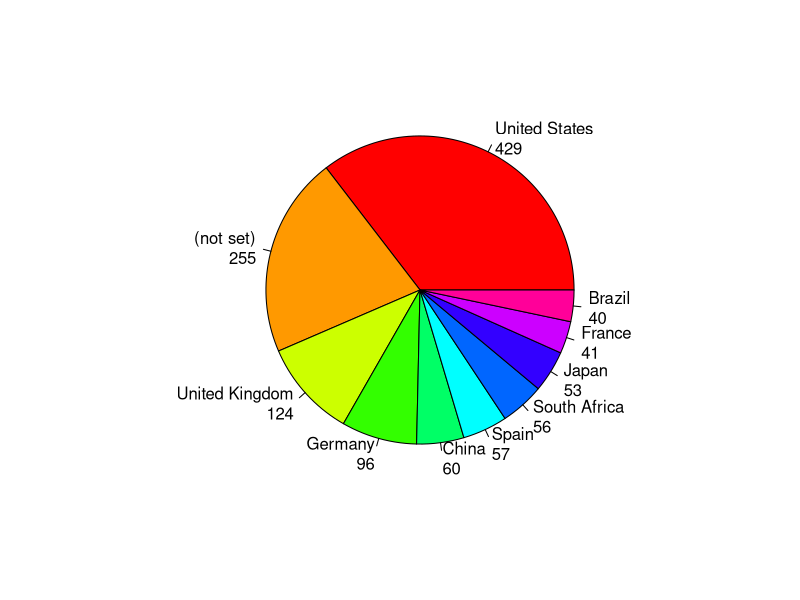

Write the R code that produced this figure.
cat("\n ==== DESCRIPTIVE STATISTICS ====")

cat("\n Loading data file")
geosessions <- read.csv("GeoSessions.csv", sep=",")
cat("\n Data file loaded")


cat("\n Prepare data for geo sessions")
attach(geosessions)
sortedGeosessions <- geosessions[order(-Sessions),]
detach(geosessions)

topTenGeosessions <- head(sortedGeosessions, 10)

cat("\n Create GeographyOfResults.jpg file")
labelNames <- paste(topTenGeosessions$Country, "\n", topTenGeosessions$Sessions, sep="")
jpeg(filename="GeographyOfResults.jpg",width=640,height=640)
pie(topTenGeosessions$Sessions, labels = labelNames, col = rainbow(nrow(topTenGeosessions)))
dev.off()

cat("\n")
